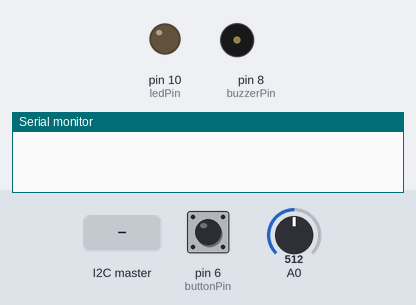
A sketch run on a simulated Arduino Uno, built with avr-gcc and run on an emulated ATmega328P. Parts: output pins drawn as LEDs (lit = HIGH), buzzer (waves = sounding), the last lines printed to the serial monitor. Dashed ring = blinking. The test bench sets the inputs (shaded band); at power-on: pin 6 (buttonPin) LOW, A0 = 512.

Above: at 1.2 s.
1.3 s: pin 6 (buttonPin) pulled HIGH for 0.15 s
At 1.37 s:
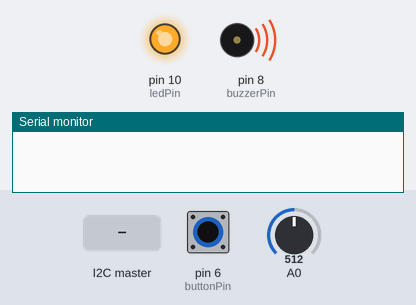
4.9 s: the I2C master sends "."
At 5.3 s:
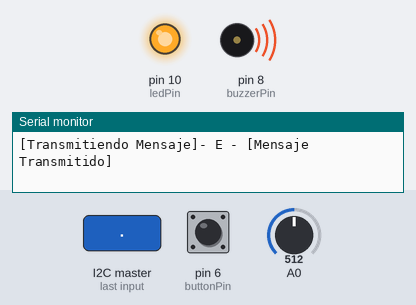
6.4 s: the I2C master sends the byte 1
At 7.7 s:
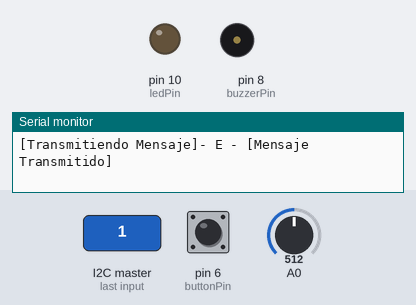
9.4 s: pin 6 (buttonPin) pulsed HIGH 2 times (0.12 s each, 0.3 s apart)
At 9.46 s:
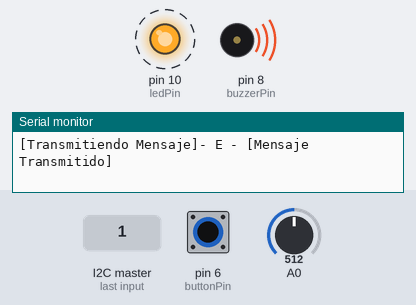
Timing chart, 0 to 12.4 s (numbered marks = the images above; inputs shaded):
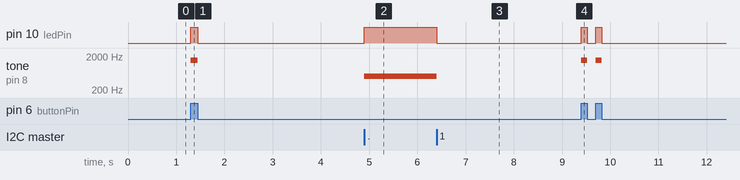

The sketch:

Exclavo.ino
```cpp
#include <Wire.h>
#define buttonPin 6
#define ledPin 10
#define buzzerPin 8
#define slaveAddress 8

// Constantes de tiempo para puntos, rayas y espacios
const int punto = 200;
const int raya = punto * 3;
const int variablePunto = 150;
const unsigned long tiempoEspacioLetras = 3 * punto;
const unsigned long tiempoEspacioPalabra = 7 * punto; // Aumentado para mayor claridad en la separación
String currentMorse = "";
byte value_pot;
bool transmitiendoMensaje = true;

// Variables para el estado del botón y tiempos
int buttonState = 0;
int lastButtonState = 0;
unsigned long pressStartTime = 0;
String message = "";
unsigned long pressDuration = 0;
unsigned long tiempoUltimaAccion = 0;
bool detected = false;
bool recibiendoMensaje = true;


String morse[] = {".-", "-...", "-.-.", "-..", ".", "..-.", "--.", "....", "..", ".---", "-.-", ".-..", "--", "-.", "---", ".--.", "--.-", ".-.", "...", "-", "..-", "...-", ".--", "-..-", "-.--", "--.."};
char letras[] = {'A', 'B', 'C', 'D', 'E', 'F', 'G', 'H', 'I', 'J', 'K', 'L', 'M', 'N', 'O', 'P', 'Q', 'R', 'S', 'T', 'U', 'V', 'W', 'X', 'Y', 'Z'};


//Variables del maestro
String mensajeRecieved="";
bool pressRecieved = false;
bool pressRelease = false;
bool recievedLastDetected = false;
unsigned long tiempoUltimaAccionRecieved = 0;
unsigned long pressDurationRecieved = 0;
unsigned long lastReceiveTime = 0;
byte received;

bool unaVez = false;

enum MorseState {IDLE, SENDING, PAUSE};
MorseState morseState = IDLE;
unsigned long morseTimer = 0;
int morseIndex = 0;
int morseLetterIndex = 0;
int morseCodeIndex = 0;
String currentMorseCode = "";
String textoMorse = "";

byte sensorValue2;
unsigned long startMorseTime = 0;
unsigned long morseDuration = 0;
int morseIndexText = 0;
int morseIndexChar = 0;
bool enviandoMorse = false;

void setup() {
  pinMode(ledPin, OUTPUT);
  pinMode(buzzerPin, OUTPUT);
  pinMode(buttonPin, INPUT);
  Serial.begin(9600);
  Wire.begin(8);
  Wire.onReceive(receiveEvent);
  Wire.onRequest(dataRqst);
}

void loop() {
  buttonState = digitalRead(buttonPin);
  value_pot = analogRead(A0);

  if (buttonState == HIGH && lastButtonState == LOW) {
    pressStartTime = millis();
    digitalWrite(ledPin, HIGH);
    tone(buzzerPin, 1500);
    detected = false;
  }

  if (buttonState == LOW && lastButtonState == HIGH) {
    pressDuration = millis() - pressStartTime;
    digitalWrite(ledPin, LOW);
    noTone(buzzerPin);

    if (pressDuration > punto - variablePunto && pressDuration < punto + variablePunto) {
      message += ".";
    } else if (pressDuration > raya - variablePunto && pressDuration < raya + variablePunto) {
      message += "-";
    }
    detected = true;
    tiempoUltimaAccion = millis();
  }

  if (detected && (millis() - tiempoUltimaAccion > tiempoEspacioLetras) && message != "") {
    if (transmitiendoMensaje == true){
      Serial.print("[Transmitiendo Mensaje]- ");
      transmitiendoMensaje = false;
    }

    for (int i = 0; i < 26; i++) {
      if (morse[i] == message) {
        Serial.print(letras[i]);
        break;
      }
    }

    message = "";
    tiempoUltimaAccion = millis();
  }

  if (detected && (millis() - tiempoUltimaAccion > tiempoEspacioPalabra)) {
    Serial.println(" - [Mensaje Transmitido]");
    detected = false;
    transmitiendoMensaje = true;
  }

  lastButtonState = buttonState;

  if (Serial.available() > 0) {
    textoMorse = Serial.readStringUntil('\n');
    textoMorse.toUpperCase(); // Convertir el texto a mayúsculas
    Serial.print("[Enviando mensaje] - " + textoMorse);
    morseIndex = 0;
    morseLetterIndex = 0;
    morseCodeIndex = 0;
    morseState = SENDING;
    morseTimer = millis();
    enviandoMorse = true;
  }

  if (enviandoMorse) {
    reproducirMorse();
  }
  if (unaVez == true){
    Serial.println(" - [Mensaje enviado]");
    unaVez = false;
  }
}

void reproducirMorse() {
  switch (morseState) {
    case IDLE:
      break;

    case SENDING:
      if (morseIndex < textoMorse.length()) {
        char letra = textoMorse.charAt(morseIndex);
        if (letra == ' ') {
          if (millis() - morseTimer >= tiempoEspacioPalabra) {
            morseIndex++;
            morseTimer = millis();
          }
        } else {
          if (morseLetterIndex == 0) {
            for (int j = 0; j < 26; j++) {
              if (letras[j] == letra) {
                currentMorseCode = morse[j];
                break;
              }
            }
          }

          if (morseCodeIndex < currentMorseCode.length()) {
            char morseChar = currentMorseCode.charAt(morseCodeIndex);
            if (morseChar == '.' && millis() - morseTimer >= punto) {
              tonoPunto();
              morseCodeIndex++;
              morseTimer = millis();
            } else if (morseChar == '-' && millis() - morseTimer >= raya) {
              tonoRaya();
              morseCodeIndex++;
              morseTimer = millis();
            }
          } else if (millis() - morseTimer >= tiempoEspacioLetras) {
            Serial.print("");
            morseIndex++;
            morseLetterIndex = 0;
            morseCodeIndex = 0;
            morseTimer = millis();

          }
        }
      } else {
        unaVez = true;
        morseState = IDLE;
      }
      break;

    case PAUSE:
      if (millis() - morseTimer >= punto) {
        morseState = SENDING;
        morseTimer = millis();
      }
      break;
  }
}

void tonoPunto() {
  digitalWrite(ledPin, HIGH);
  tone(buzzerPin, 1000);
  sensorValue2 = analogRead(A1);
  unsigned long tiempo = millis();
  while(millis() - tiempo <= punto){
    Wire.write(sensorValue2);
  }
  digitalWrite(ledPin, LOW);
  noTone(buzzerPin);
  sensorValue2 = analogRead(A1);
  Wire.write(sensorValue2);
}

void tonoRaya() {
  digitalWrite(ledPin, HIGH);
  tone(buzzerPin, 1500);
  sensorValue2 = analogRead(A1);
  unsigned long tiempo = millis();
  while(millis() - tiempo <= raya){
    Wire.write(sensorValue2);
  }
  digitalWrite(ledPin, LOW);
  noTone(buzzerPin);
  sensorValue2 = analogRead(A1);
  Wire.write(sensorValue2);
}

void receiveEvent(int howMany) {
  while (Wire.available()) {
    received = Wire.read();
    if (received > 30 && pressRecieved == false){
      pressStartTime = millis();
      digitalWrite(ledPin, HIGH);
      tone(buzzerPin, 500);
      pressRecieved = true;
      tiempoUltimaAccionRecieved = millis();
    }
    else if (received <= 30 && pressRecieved == true){
      pressDurationRecieved = millis() - pressStartTime;
      digitalWrite(ledPin, LOW);
      noTone(buzzerPin);
      pressRecieved = false;

      if (pressDurationRecieved > punto - variablePunto && pressDurationRecieved < punto + variablePunto) {
        mensajeRecieved += ".";
      } else if (pressDurationRecieved > raya - variablePunto && pressDurationRecieved < raya + variablePunto) {
        mensajeRecieved += "-";
      }
      recievedLastDetected = true;
      tiempoUltimaAccionRecieved = millis();
    }

    if (recievedLastDetected && (millis() - tiempoUltimaAccionRecieved > tiempoEspacioLetras) && mensajeRecieved != "" && pressRecieved == false){

      if (recibiendoMensaje == true){
        Serial.print("[Recibiendo mensaje] - ");
        recibiendoMensaje = false;
      }

      for (int i = 0; i < 26; i++) {
        if (morse[i] == mensajeRecieved) {
          Serial.print(letras[i]);
          break;
        }
      }
      mensajeRecieved = "";
    }

    if (recievedLastDetected && (millis() - tiempoUltimaAccionRecieved > tiempoEspacioPalabra) && pressRecieved == false) {
      Serial.println(" - [Mensaje Terminado]");
      recibiendoMensaje = true;
      recievedLastDetected = false;
    }
  }
}

void dataRqst(){
  if (buttonState == HIGH ) {
    Wire.write(value_pot); // send potentiometer position
  }
  else{
    Wire.write(sensorValue2);
  }
}
```

Measured:
- after the input at 1.3 s, pin 10 (ledPin): LOW → HIGH at once, → LOW 0.15 s later; tone on pin 8 (buzzerPin): silent → 1500 Hz at once, → silent 0.15 s later
- after the input at 4.9 s, pin 10 (ledPin): LOW → HIGH at once; tone on pin 8 (buzzerPin): silent → 500 Hz at once
- after the input at 6.4 s, pin 10 (ledPin): HIGH → LOW at once; tone on pin 8 (buzzerPin): 500 Hz → silent at once
- after the input at 9.4 s, pin 10 (ledPin): alternates HIGH for 0.12 s and LOW for 0.18 s, 4 changes in all, then stays LOW, starting at once; tone on pin 8 (buzzerPin): alternates 1500 Hz for 0.12 s and silent for 0.18 s, 4 changes in all, then stays silent, starting at once
